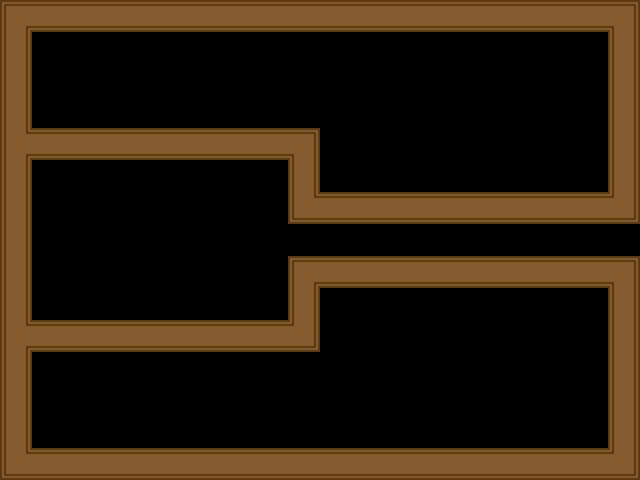

The image is a tile-based game level rendered from a .tmx file. Its description and source (layers, tilesets, objects; grid data summarised) follow:
An orthogonal 20x15 tile map with 32x32 px tiles, 2 tile layers (layer, collision) and 4 objects (3x text, start).

<map version="1.0" orientation="orthogonal" width="20" height="15" tilewidth="32" tileheight="32">
 <tileset firstgid="1" name="tileset" tilewidth="32" tileheight="32">
  <image source="../graphics/tileset.png" width="192" height="128" />
 </tileset>
 <layer name="layer" width="20" height="15">
  <data>[300 cells, 105 non-empty, 7 distinct tile ids]</data>
 </layer>
 <layer name="collision" width="20" height="15" opacity="0.41">
  <data>[300 cells, 105 non-empty, 1 distinct tile ids]</data>
 </layer>
 <objectgroup name="objects" width="20" height="15">
  <object name="start" type="start" x="32" y="224" width="32" height="32" />
  <object name="Why does gravity change" type="text" x="352" y="96" width="224" height="32">
   <properties>
    <property name="center" value="false" />
   </properties>
  </object>
  <object name="Every 10 Seconds ?" type="text" x="384" y="352" width="224" height="32">
   <properties>
    <property name="center" value="false" />
   </properties>
  </object>
  <object name="Use space to jump" type="text" x="224" y="451" width="224" height="32">
   <properties>
    <property name="center" value="true" />
   </properties>
  </object>
 </objectgroup>
</map>
